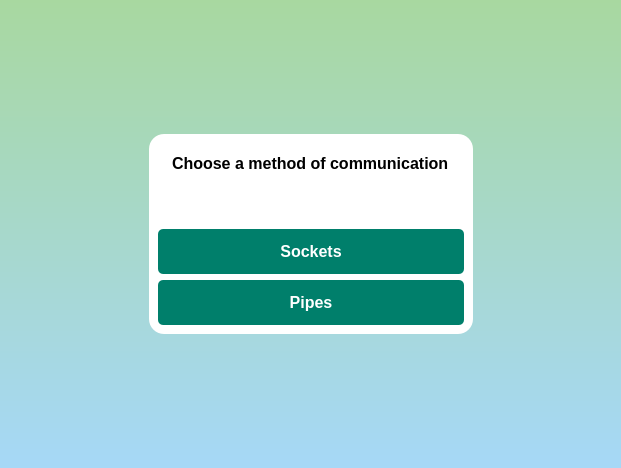
<?xml version="1.0" encoding="UTF-8"?>
<ui version="4.0">
 <class>SelectionWindow</class>
 <widget class="QDialog" name="SelectionWindow">
  <property name="geometry">
   <rect>
    <x>0</x>
    <y>0</y>
    <width>621</width>
    <height>468</height>
   </rect>
  </property>
  <property name="windowTitle">
   <string>Selection</string>
  </property>
  <property name="windowIcon">
   <iconset theme="QIcon::ThemeIcon::MediaPlaylistShuffle"/>
  </property>
  <property name="styleSheet">
   <string notr="true">QDialog {
    background-color: qlineargradient(spread:pad, x1:0, y1:0, x2:0, y2:1, stop:0 #A8D8A0, stop:1 #A6D8F7);
}</string>
  </property>
  <layout class="QGridLayout" name="gridLayout_4">
   <item row="1" column="0" rowspan="2">
    <spacer name="horizontalSpacer">
     <property name="orientation">
      <enum>Qt::Orientation::Horizontal</enum>
     </property>
     <property name="sizeHint" stdset="0">
      <size>
       <width>40</width>
       <height>20</height>
      </size>
     </property>
    </spacer>
   </item>
   <item row="0" column="1" colspan="2">
    <spacer name="verticalSpacer_2">
     <property name="orientation">
      <enum>Qt::Orientation::Vertical</enum>
     </property>
     <property name="sizeHint" stdset="0">
      <size>
       <width>20</width>
       <height>40</height>
      </size>
     </property>
    </spacer>
   </item>
   <item row="1" column="1" rowspan="2" colspan="2">
    <widget class="QWidget" name="widget" native="true">
     <property name="styleSheet">
      <string notr="true">QWidget 
{
    background-color: #ffffff;
    border-radius: 15px;
    border: 1px solid #b2b2b2;
	border: none;
}</string>
     </property>
     <layout class="QGridLayout" name="gridLayout_3">
      <item row="1" column="0">
       <layout class="QGridLayout" name="gridLayout_2">
        <item row="0" column="0">
         <widget class="QLabel" name="label_2">
          <property name="minimumSize">
           <size>
            <width>0</width>
            <height>40</height>
           </size>
          </property>
          <property name="font">
           <font>
            <pointsize>12</pointsize>
            <bold>true</bold>
           </font>
          </property>
          <property name="styleSheet">
           <string notr="true">QLabel {
    font-weight: bold;
    border-radius: 5px;
    padding: 10px;
}</string>
          </property>
          <property name="text">
           <string>Choose a method of communication</string>
          </property>
         </widget>
        </item>
        <item row="2" column="0">
         <layout class="QGridLayout" name="gridLayout">
          <item row="0" column="0">
           <widget class="QPushButton" name="pushBtnSocket">
            <property name="minimumSize">
             <size>
              <width>0</width>
              <height>45</height>
             </size>
            </property>
            <property name="maximumSize">
             <size>
              <width>16777215</width>
              <height>45</height>
             </size>
            </property>
            <property name="font">
             <font>
              <pointsize>-1</pointsize>
              <bold>true</bold>
             </font>
            </property>
            <property name="styleSheet">
             <string notr="true">QPushButton {
    background-color: #007f6b;
    color: white;
    font-size: 16px;
    font-weight: bold;
    border-radius: 5px;
    padding: 10px;
}
QPushButton:hover {
    background-color: #005a52;
}</string>
            </property>
            <property name="text">
             <string>Sockets</string>
            </property>
           </widget>
          </item>
          <item row="1" column="0">
           <widget class="QPushButton" name="pushBtnPipe">
            <property name="minimumSize">
             <size>
              <width>0</width>
              <height>45</height>
             </size>
            </property>
            <property name="maximumSize">
             <size>
              <width>16777215</width>
              <height>45</height>
             </size>
            </property>
            <property name="font">
             <font>
              <pointsize>-1</pointsize>
              <bold>true</bold>
              <stylestrategy>PreferAntialias</stylestrategy>
             </font>
            </property>
            <property name="styleSheet">
             <string notr="true">QPushButton {
    background-color: #007f6b;
    color: white;
    font-size: 16px;
    font-weight: bold;
    border-radius: 5px;
    padding: 10px;
}
QPushButton:hover {
    background-color: #005a52;
}</string>
            </property>
            <property name="text">
             <string>Pipes</string>
            </property>
           </widget>
          </item>
         </layout>
        </item>
        <item row="1" column="0">
         <spacer name="verticalSpacer_3">
          <property name="orientation">
           <enum>Qt::Orientation::Vertical</enum>
          </property>
          <property name="sizeHint" stdset="0">
           <size>
            <width>20</width>
            <height>40</height>
           </size>
          </property>
         </spacer>
        </item>
       </layout>
      </item>
     </layout>
    </widget>
   </item>
   <item row="3" column="1" colspan="2">
    <spacer name="verticalSpacer">
     <property name="orientation">
      <enum>Qt::Orientation::Vertical</enum>
     </property>
     <property name="sizeHint" stdset="0">
      <size>
       <width>20</width>
       <height>40</height>
      </size>
     </property>
    </spacer>
   </item>
   <item row="1" column="3" rowspan="2">
    <spacer name="horizontalSpacer_2">
     <property name="orientation">
      <enum>Qt::Orientation::Horizontal</enum>
     </property>
     <property name="sizeHint" stdset="0">
      <size>
       <width>40</width>
       <height>20</height>
      </size>
     </property>
    </spacer>
   </item>
  </layout>
 </widget>
 <resources/>
 <connections/>
</ui>
